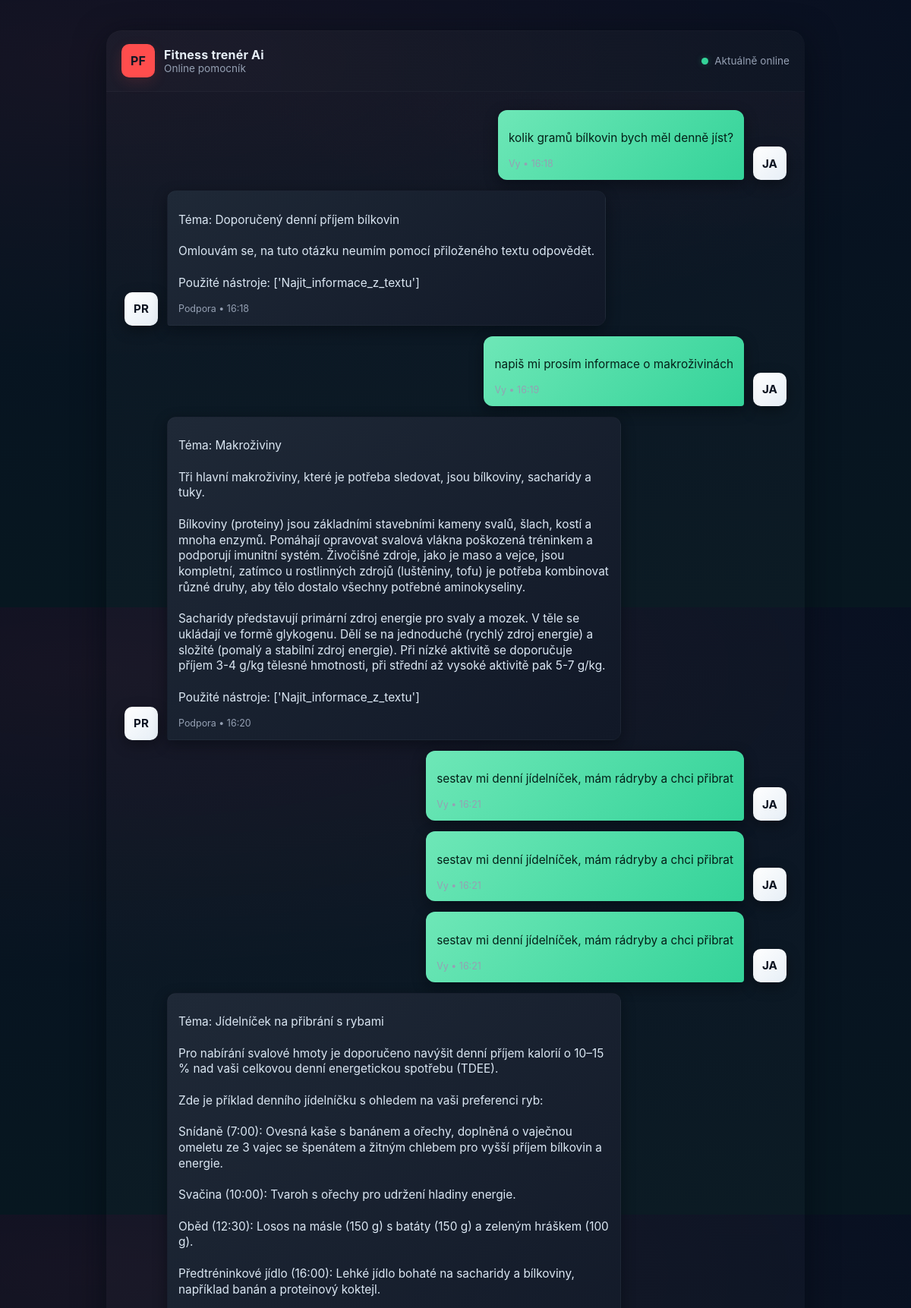
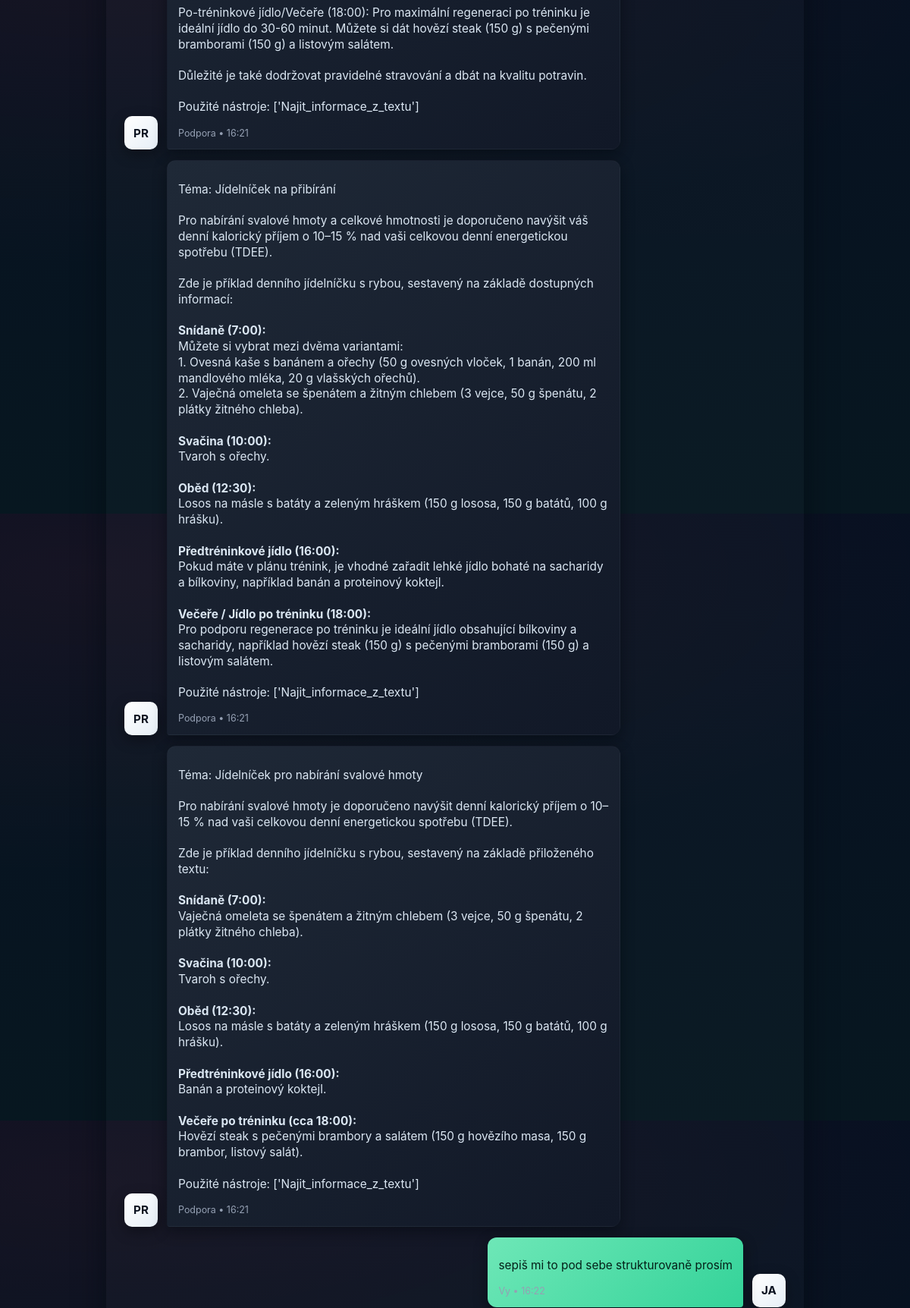
The page / (upper part) on the database its author committed (2 pictures, top to bottom).
### chat/models.py (models this page shows, shortened)
class Message(models.Model):
    text = models.CharField(max_length=1000)
    sender = models.CharField(max_length=128)
    role = models.CharField(max_length=15, null=True, blank=True)
    time_sent = models.DateTimeField(auto_now_add=True)

### chat/views.py (the view, shortened to what this page needs)
# urls.py: path("", ChatView.as_view(), name="chat"),
class ChatView(View):
    def get(self, request):
        all_messages = Message.objects.all().order_by("id")
        return render(request, "chat.html", {"messages": all_messages})

### chat/templatetags/markdown_extras.py (called while the page is built)
@register.filter
def markdown(text):
    return mark_safe(markdown_lib.markdown(text))

### chat/templates/chat.html (shortened to what this page needs)
<!DOCTYPE html>
{% load markdown_extras %}
{% load static %}
<html lang="cs">
<head>
  <link rel="stylesheet" type="text/css" href="{% static 'chat.css' %}">
</head>
<body>
  <div class="wrap">
    <div class="chat" role="application" aria-label="Chat widget">
      <header class="chat__header">
        <div class="brand">
          <div class="logo">PF</div>
          <div>
            <h3>Fitness trenér Ai</h3>
            <p>Online pomocník</p>
          </div>
        </div>
        <div class="header-actions">
          <div class="status"><span class="dot" aria-hidden></span> Aktuálně online</div>
        </div>
      </header>
      <main class="messages" id="messages" tabindex="0" aria-live="polite">
        {% for message in messages %}
        {% if message.sender == "Vy" %}
        <div class="msg msg--user">
          <div class="avatar" aria-hidden>JA</div>
          <div class="bubble">
            {{ message.text|linebreaksbr|markdown }}
            <div class="meta">{{ message.sender }} • {{ message.time_sent|date:"H:i" }}</div>
          </div>
        </div>
        {% else %}
        <div class="msg msg--agent">
          <div class="avatar" aria-hidden>PR</div>
          <div class="bubble">
            {{ message.text|linebreaksbr|markdown }}
            <div class="meta">{{ message.sender }} • {{ message.time_sent|date:"H:i" }}</div>
          </div>
        </div>
        {% endif %}
        {% endfor %}
      </main>
    </div>
  </div>
</body>
</html>

### static/chat.css (style rules this page uses)
:root { --bg: #0f1724; --card: #0b1220; --accent: #ff4d4d; --muted: #95a0b3; --glass: rgba(255, 255, 255, 0.04); --me: linear-gradient(135deg, #6ee7b7 0%, #34d399 100%); --you: linear-gradient(135deg, #1f2937 0%, #111827 100%); --radius: 14px; --maxw: 920px; }
html, body { height: 100%; margin: 0; font-family: Inter, ui-sans-serif, system-ui, -apple-system, "Segoe UI", Roboto, "Helvetica Neue", Arial; background: radial-gradient(1200px 400px at 10% 10%, rgba(255, 77, 77, 0.06), transparent), linear-gradient(180deg, #071021 0%, #071720 100%); color: #e6eef6; -webkit-font-smoothing: antialiased; }
.wrap { min-height: 100vh; display: flex; align-items: center; justify-content: center; padding: 40px 20px; }
.chat { width: 100%; max-width: var(--maxw); background: linear-gradient(180deg, rgba(255, 255, 255, 0.02), rgba(255, 255, 255, 0.01)); border-radius: 20px; box-shadow: 0 10px 40px rgba(4, 8, 15, 0.6), inset 0 1px 0 rgba(255, 255, 255, 0.02); overflow: hidden; display: grid; grid-template-rows: auto 1fr auto; min-height: 540px; }
.chat__header { display: flex; align-items: center; gap: 12px; padding: 18px 20px; border-bottom: 1px solid rgba(255, 255, 255, 0.03); background: linear-gradient(90deg, rgba(255, 255, 255, 0.01), rgba(0, 0, 0, 0.02)); }
.brand { display: flex; gap: 12px; align-items: center; }
.logo { width: 44px; height: 44px; border-radius: 10px; display: flex; align-items: center; justify-content: center; font-weight: 700; color: var(--bg); background: var(--accent); box-shadow: 0 6px 18px rgba(255, 77, 77, 0.14); }
.brand h3 { margin: 0; font-size: 1rem; letter-spacing: 0.2px; }
.brand p { margin: 0; color: var(--muted); font-size: 0.85rem; }
.header-actions { margin-left: auto; display: flex; gap: 8px; align-items: center; }
.status { font-size: 0.85rem; color: var(--muted); display: flex; gap: 8px; align-items: center; }
.dot { width: 9px; height: 9px; background: #34d399; border-radius: 50%; box-shadow: 0 0 8px #34d39944; }
.messages { padding: 24px; overflow: auto; display: flex; flex-direction: column; gap: 14px; background-image: radial-gradient(800px 200px at 100% 0%, rgba(255, 77, 77, 0.02), transparent), radial-gradient(800px 200px at 0% 100%, rgba(52, 211, 153, 0.02), transparent); }
.msg { display: flex; gap: 12px; align-items: flex-end; max-width: 75%; animation: pop .25s ease; }
.msg--agent { align-self: flex-start; }
.msg--user { align-self: flex-end; margin-left: auto; flex-direction: row-reverse; }
.avatar { width: 44px; height: 44px; border-radius: 10px; flex: 0 0 44px; display: flex; align-items: center; justify-content: center; font-weight: 700; color: var(--card); background: linear-gradient(135deg, #ffffff, #e6eef6); box-shadow: 0 6px 18px rgba(0, 0, 0, 0.35); font-size: 0.95rem; }
.bubble { padding: 12px 14px; border-radius: 12px; font-size: 0.96rem; line-height: 1.35; box-shadow: 0 6px 18px rgba(2, 6, 12, 0.45); position: relative; }
.msg--agent .bubble { background: var(--you); color: #dbe7f3; border: 1px solid rgba(255, 255, 255, 0.02); border-bottom-left-radius: 4px; }
.msg--user .bubble { background: var(--me); color: #042018; border-bottom-right-radius: 4px; }
.meta { font-size: 0.78rem; color: var(--muted); margin-top: 6px; display: flex; gap: 8px; align-items: center; }

### rows shown on the page
Message: text "kolik gramů bílkovin bych měl denně jíst?", sender "Vy", time_sent "16:18"
Message: text "Téma: Doporučený denní příjem bílkovin Omlouvám se, na tuto otázku neumím pomocí přiloženého textu odpovědět. Použité nástroje: ['Najit_informace_z_textu']", sender "Podpora", time_sent "16:18"
Message: text "napiš mi prosím informace o makroživinách", sender "Vy", time_sent "16:19"
Message: text "Téma: Makroživiny Tři hlavní makroživiny, které je potřeba sledovat, jsou bílkoviny, sacharidy a tuky. Bílkoviny (proteiny) jsou základními stavebními kameny svalů, šlach, kostí a mnoha enzymů. Pomáhají opravovat svalová vlákna poškozená tréninkem a podporují imunitní systém. Živočišné zdroje, jako je maso a vejce, jsou kompletní, zatímco u rostlinných zdrojů (luštěniny, tofu) je potřeba kombinovat různé druhy, aby tělo dostalo všechny potřebné aminokyseliny. Sacharidy představují primární zdroj energie pro svaly a mozek. V těle se ukládají ve formě glykogenu. Dělí se na jednoduché (rychlý zdroj energie) a složité (pomalý a stabilní zdroj energie). Při nízké aktivitě se doporučuje příjem…", sender "Podpora", time_sent "16:20"
Message: text "sestav mi denní jídelníček, mám rádryby a chci přibrat", sender "Vy", time_sent "16:21"
Message: text "sestav mi denní jídelníček, mám rádryby a chci přibrat", sender "Vy", time_sent "16:21"
Message: text "sestav mi denní jídelníček, mám rádryby a chci přibrat", sender "Vy", time_sent "16:21"
Message: text "Téma: Jídelníček na přibrání s rybami Pro nabírání svalové hmoty je doporučeno navýšit denní příjem kalorií o 10–15 % nad vaši celkovou denní energetickou spotřebu (TDEE). Zde je příklad denního jídelníčku s ohledem na vaši preferenci ryb: Snídaně (7:00): Ovesná kaše s banánem a ořechy, doplněná o vaječnou omeletu ze 3 vajec se špenátem a žitným chlebem pro vyšší příjem bílkovin a energie. Svačina (10:00): Tvaroh s ořechy pro udržení hladiny energie. Oběd (12:30): Losos na másle (150 g) s batáty (150 g) a zeleným hráškem (100 g). Předtréninkové jídlo (16:00): Lehké jídlo bohaté na sacharidy a bílkoviny, například banán a proteinový koktejl. Po-tréninkové jídlo/Večeře (18:00): Pro maximální…", sender "Podpora", time_sent "16:21"
Message: text "Téma: Jídelníček na přibírání Pro nabírání svalové hmoty a celkové hmotnosti je doporučeno navýšit váš denní kalorický příjem o 10–15 % nad vaši celkovou denní energetickou spotřebu (TDEE). Zde je příklad denního jídelníčku s rybou, sestavený na základě dostupných informací: Snídaně (7:00): Můžete si vybrat mezi dvěma variantami: 1. Ovesná kaše s banánem a ořechy (50 g ovesných vloček, 1 banán, 200 ml mandlového mléka, 20 g vlašských ořechů). 2. Vaječná omeleta se špenátem a žitným chlebem (3 vejce, 50 g špenátu, 2 plátky žitného chleba). Svačina (10:00): Tvaroh s ořechy. Oběd (12:30): Losos na másle s batáty a zeleným hráškem (150 g lososa, 150 g batátů, 100 g hrášku). Předtréninkové jídlo…", sender "Podpora", time_sent "16:21"
Message: text "Téma: Jídelníček pro nabírání svalové hmoty Pro nabírání svalové hmoty je doporučeno navýšit denní kalorický příjem o 10–15 % nad vaši celkovou denní energetickou spotřebu (TDEE). Zde je příklad denního jídelníčku s rybou, sestavený na základě přiloženého textu: Snídaně (7:00): Vaječná omeleta se špenátem a žitným chlebem (3 vejce, 50 g špenátu, 2 plátky žitného chleba). Svačina (10:00): Tvaroh s ořechy. Oběd (12:30): Losos na másle s batáty a zeleným hráškem (150 g lososa, 150 g batátů, 100 g hrášku). Předtréninkové jídlo (16:00): Banán a proteinový koktejl. Večeře po tréninku (cca 18:00): Hovězí steak s pečenými brambory a salátem (150 g hovězího masa, 150 g brambor, listový salát).…", sender "Podpora", time_sent "16:21"
Message: text "sepiš mi to pod sebe strukturovaně prosím", sender "Vy", time_sent "16:22"
